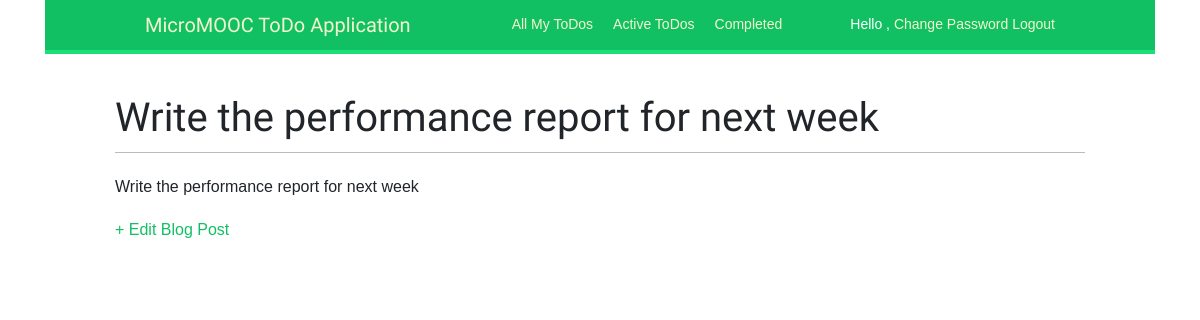
Before: /todo/4/ (signed in) with the older database file.
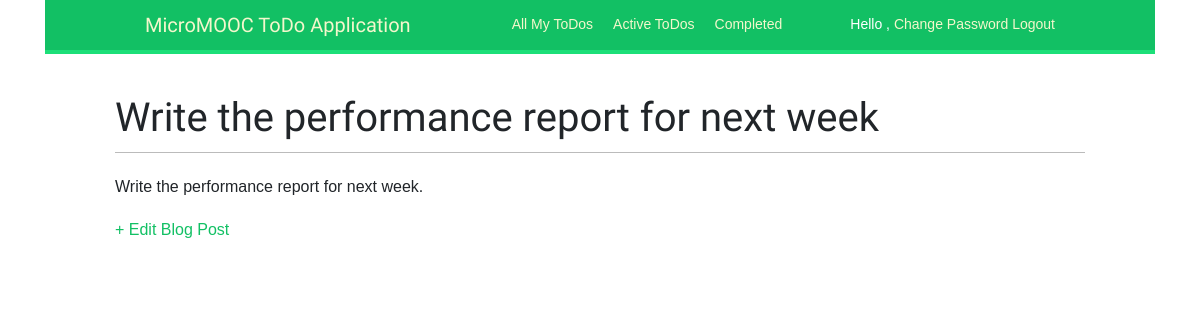
After: the same page with the newer database file.
### todos/models.py (models this page shows, shortened)
class Todo(models.Model):
    todos = models.Manager()
    active = ActiveTodosManager()
    completed = CompletedTodosManager()
    TODO_STATUS = (
        ('active', 'Active'),
        ('completed', 'Done')
    )
    title = models.CharField(max_length=200)
    description = models.TextField(blank=True, null=True)
    creator = models.ForeignKey(
        User, on_delete=models.CASCADE, related_name='todos_creates')
    status = models.CharField(
        max_length=10, choices=TODO_STATUS, default='active')
    created_at = models.DateTimeField(auto_now_add=True)
    updated_at = models.DateField(auto_now_add=True)
    class Meta:
        ordering = ('-created_at',)

### user_account/views.py (the view)
# urls.py: path('todo/<int:todo_id>/', views.todo_details, name='todo_details'),
@login_required
def todo_details(request, todo_id):
    todo = get_object_or_404(Todo, id=todo_id)
    return render(request, 'account/todo_details.html', {'todo': todo})

### user_account/templates/account/todo_details.html
{% extends 'base.html' %}
{% block content %}
<div class="container">
        <h1>{{ todo.title }}</h1>
        <p>{{ todo.description }}</p>
        <a href="{% url 'todo_edit' todo.pk %}">+ Edit Blog Post</a>
</div>
{% endblock content %}

Changed rows visible on the page:
changed Todo "Write the performance report for next week": description "Write the performance report for next week" → "Write the performance report for next week."
